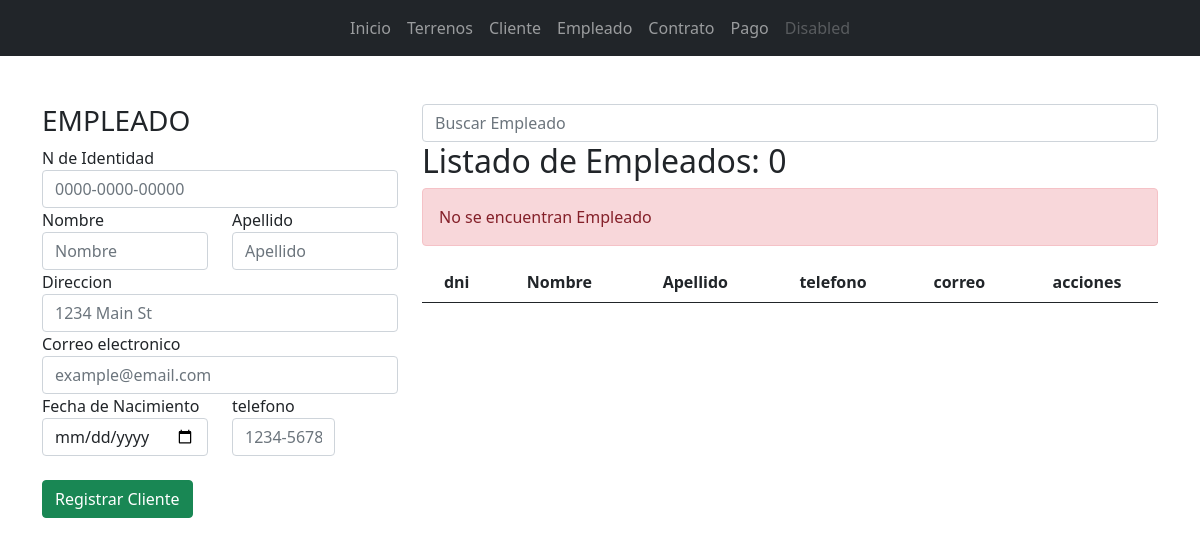
Before: /vendedor/ with the older database file.
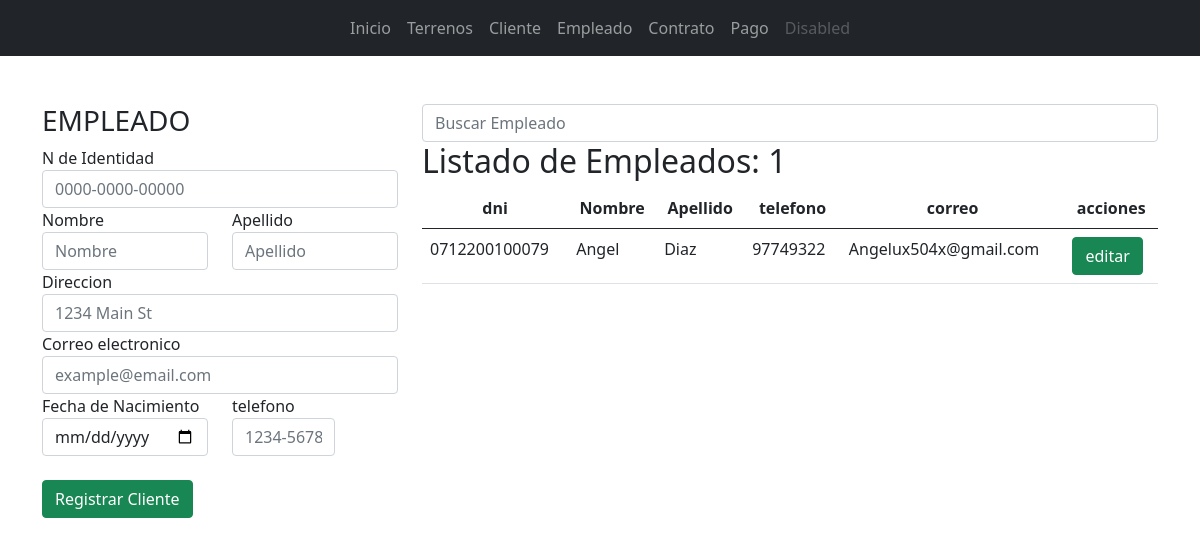
After: the same page with the newer database file.
### app_lotificadora/models.py (models this page shows, shortened)
class Vendedor(models.Model):
    dni = models.CharField(max_length=16)
    nombre = models.CharField(max_length=35)
    apellido = models.CharField(max_length=35)
    direccion = models.TextField()
    fecha = models.DateField()
    telefono = models.CharField(max_length=13)
    correo = models.EmailField(max_length=40)
    fecha_ingreso = models.DateField(auto_now_add=True, null=True)
    estado = models.BooleanField(default=True)
    user = models.OneToOneField(User, on_delete=models.CASCADE, null=True, blank=True)

### app_lotificadora/views.py (the view, shortened to what this page needs)
# urls.py: path('vendedor/', views.vendedor, name="vendedor"),
def vendedor(request):
    q = request.GET.get('q')
    if q:
        ven = Vendedor.objects.filter(nombre__startswith=q).order_by('nombre')
    else:
        ven = Vendedor.objects.all().order_by('nombre')
    ctx = {
        'vendedor': ven,
    }
    return render(request, 'vendedor/vendedor.html', ctx)

### app_lotificadora/templates/vendedor/vendedor.html (shortened to what the changed rows need)
{% extends "base.html" %}
{% block container %}
    <div class="row">
        <div class="col-md-8">
            <form action="" method="get">
                <input type="search" name="q" value="{{ q }}" class="form-control" placeholder="Buscar Empleado">
            </form>
            <h2>Listado de Empleados: {{ vendedor|length }}</h2>
            <div class="table-responsive">
                <table class="table table-hover">
                    <thead>
                        <tr class="text-center">
                            <th>dni</th>
                            <th>Nombre</th>
                            <th>Apellido</th>
                            <th>telefono</th>
                            <th>correo</th>
                            <th>acciones</th>
                        </tr>
                    </thead>
                    <tbody>
                        {% for v in vendedor %}
                            <tr>
                                <td>{{v.dni}}</td>
                                <td>{{v.nombre}}</td>
                                <td>{{v.apellido}}</td>
                                <td>{{v.telefono}}</td>
                                <td>{{v.correo|default_if_none:'-' }}</td>
                                <td>
                                    <a href="{% url 'mantenimiento_vendedor' v.id %}" type="submit" class="btn btn-success">editar</a>
                                </td>
                            </tr>
                        {% empty %}
                            <div class="alert alert-danger">No se encuentran Empleado</div>
                        {% endfor %}
                    </tbody>
                </table>
            </div>
        </div>
    </div>
{% endblock  %}

Changed rows visible on the page:
added Vendedor: dni "0712200100079", nombre "Angel", apellido "Diaz", telefono "97749322", correo "Angelux504x@gmail.com"
Other visible differences:
{{ vendedor|length }}: "0" → "1"
text no longer shown: "No se encuentran Empleado"
